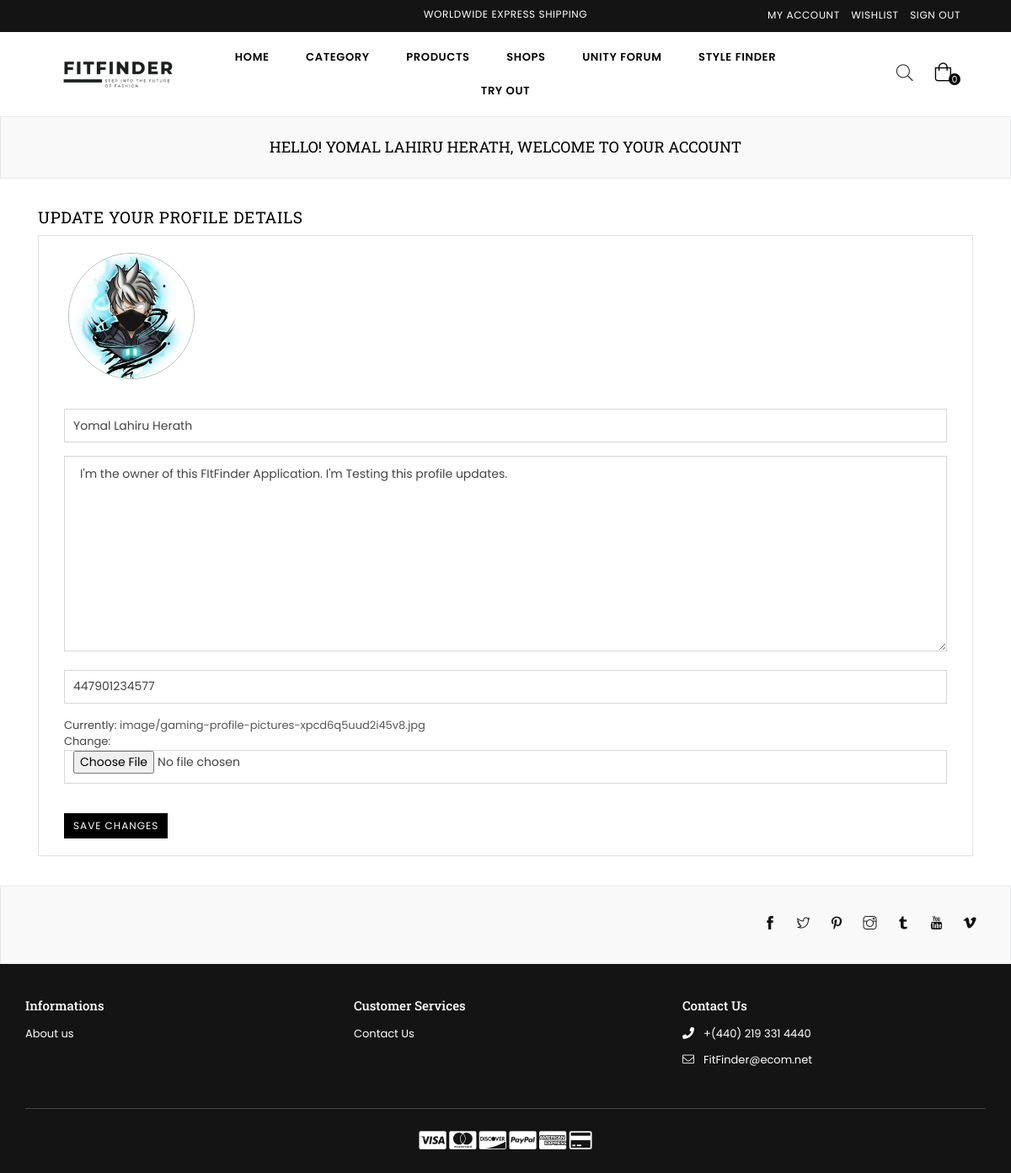
Screenshot of /user/profile/update/ (signed in) with the database file from the repository.
### userauthentication/models.py (models this page shows, shortened)
class Profile(models.Model):
    user = models.OneToOneField(User, on_delete=models.CASCADE)
    image = models.ImageField(upload_to="image")
    full_name = models.CharField(max_length=200)
    bio = models.CharField(max_length=300, null=True, blank=True)
    phone = models.CharField(max_length=200)
    verified = models.BooleanField(default=False)

### userauthentication/views.py (the view)
# urls.py: path("profile/update/", views.profile_update, name="profile-update"),
def profile_update(request):
    profile = Profile.objects.get(user=request.user)
    if request.method == "POST":
        form = ProfileForm(request.POST, request.FILES, instance=profile)
        if form.is_valid():
            profile_save = form.save(commit=False)
            profile_save.user = request.user
            profile_save.save()
            messages.success(request, "Profile Updated Successfully!")
            return redirect("core:dashboard")
    else:
        form = ProfileForm(instance=profile)  # Initialize form for GET request
    context = {
        "form": form,
        "profile": profile,
    }
    return render(request, 'userauthentication/profile-update.html', context)

### userauthentication/forms.py
class ProfileForm(forms.ModelForm):
    full_name = forms.CharField(widget=forms.TextInput(attrs={"placeholder": "Full Name"}))
    image = forms.ImageField(widget=forms.ClearableFileInput(attrs={"placeholder": "Image"}))
    bio = forms.CharField(widget=forms.Textarea(attrs={"placeholder": "Bio"}))
    phone = forms.CharField(widget=forms.TextInput(attrs={"placeholder": "Phone No"}))
    class Meta:
        model = Profile
        fields = ['full_name', 'image', 'bio', 'phone']

### core/context_processor.py (called while the page is built)
def default(request):
    categories = Category.objects.all()
    vendors = Vendor.objects.all()
    try:
        wishlist = Wishlist.objects.filter(user=request.user)
    except:
        wishlist = 0
    try:
        address = Address.objects.get(user=request.user)
    except:
        address = None
    return{
        'categories': categories,
        'address': address,
        'vendors': vendors,
    }

### templates/userauthentication/profile-update.html (shortened to what this page needs)
{% extends 'partials/base.html' %}
{% load static %}
{% block content %}
    <div id="page-content">
    	<div class="page section-header text-center">
			<div class="page-title">
        		<div class="wrapper"><h1 class="page-width">Hello! {{ profile.full_name }}, Welcome to Your Account</h1></div>
      		</div>
		</div>
        <div class="container">
                <div class="col-12">
                    <div>
                        <h2>Update Your Profile Details</h2>
                        <form class="mb-4 rte-setting border" method="POST" enctype="multipart/form-data">
                            <br/>
                            {% if profile.image %}
                            <div class="form-group col-md-12">
                                <img src="{{ profile.image.url }}" style="margin-left:20px; width:150px; height:150px; object-fit:cover; border-radius:50%; border: 1.5px solid #B2BEB5;">
                            </div>
                            {% else %}
                            <div class="form-group col-md-12">
                                <img src="https://cdn.pixabay.com/photo/2015/10/05/22/37/blank-profile-picture-973460_960_720.png" style="width:150px; height:150px; object-fit:cover; border-radius:50%;">
                            </div>
                            {% endif %}
                            <br/>
                            <div class="container form-group">
                                {{ form.full_name }}
                            </div>
                            <div class="container form-group">
                                {{ form.bio }}
                            </div>
                            <div class="container form-group">
                                {{ form.phone }}
                            </div>
                            <div class="container form-group">
                                {{ form.image }}
                            </div>
                            <br/>
                            <div class="col-md-12 container">
                                <button class="btn btn--small btn-black" type="submit" name="submit" value="Sumbit">Save Changes</button>
                            </div>
                            <br/>
                        </form>
                    </div>
                </div>
            </div>
        </div>
    </div>
{% endblock content %}

### rows the page displays
Profile: full_name "YOMAL LAHIRU HERATH", image (picture), full_name "Yomal Lahiru Herath", bio "I'm the owner of this FItFinder Application. I'm Testing this profile updates.", phone "447901234577"

### other values shown
{{ request.session.cart_data_obj|length }} "0"
